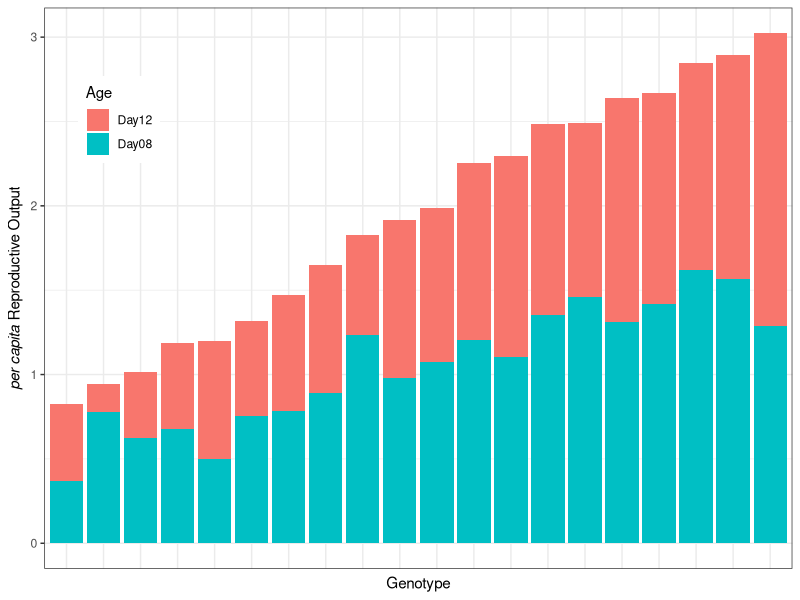
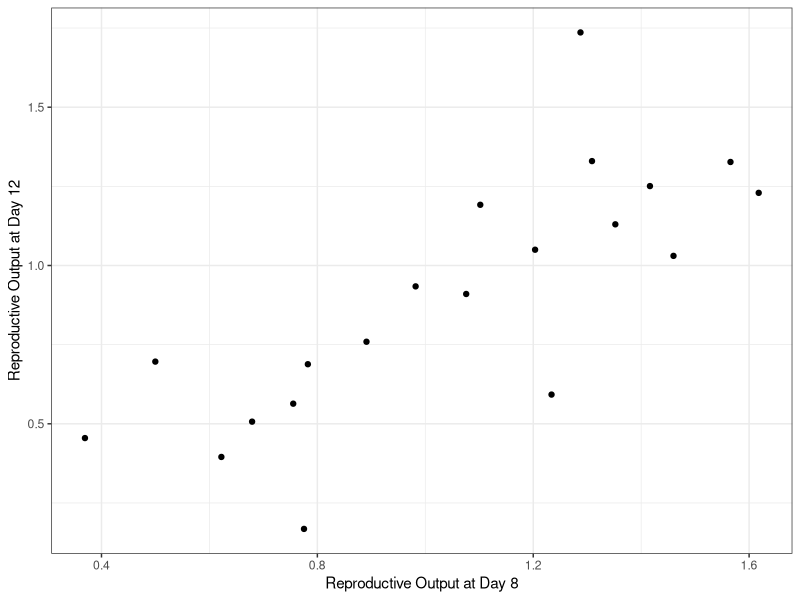

Write the R code that produced these figures, in order.
library(data.table)
library(tidyverse)

Fec<-fread("ReproductiveOutput_Raw.txt")
Fec[,PCF:=Fecundity/Interval/N]
Fec[,ReproductiveOutput:=sqrt(PCF)]

Fec<-Fec[Time!="Day04"]

shapiro.test(Fec$ReproductiveOutput)

Fec$Vial<-as.character(rep(1:99,2))

Fec08<-filter(Fec,Time=="Day08")
Fec12<-filter(Fec,Time=="Day12")

#######

anova(lm(ReproductiveOutput~Block+Genotype+Time+Vial,data=Fec))
## So vials contributes little variance
## It's OK if we take the average of the five replicate vials

#######

by_genotype<-group_by(Fec,Genotype,Time,Block) 
SumFec<-summarise(by_genotype,VialN=n(),MeanRO=mean(ReproductiveOutput,na.rm=TRUE),SdRO=sd(ReproductiveOutput,na.rm=TRUE))
SumFec<-data.table(SumFec)

## Substantial genetic variation 
anova(lm(MeanRO~Block+Genotype+Time,data=SumFec))

Short<-select(SumFec,Genotype,Block,Time,MeanRO)
Short<-spread(Short,Time,MeanRO)
colnames(Short)[3:4]<-c("RepOutput_Day08","RepOutput_Day12")
write.table(Short,"ReproductiveOutputInfo_Genotype20.txt",quote=F,sep="\t",row.names=F)

## Correlation between Day 8 and Day 12 reproductive output
cor.test(Short$RepOutput_Day08, Short$RepOutput_Day12)

############

## No block effects

fit<-lm(RepOutput_Day08~Block,data=Short)
summary(fit)

fit<-lm(RepOutput_Day12~Block,data=Short)
summary(fit)

## So experiment block doesn't contribute to much variation 

###########

## Plot to show variation 

Data<-Short
Data<-Data[,-2]
setDT(Data)[,TotalRO:=RepOutput_Day08+RepOutput_Day12]
Data_Ordered<-Data[order(TotalRO)]
setDT(Data_Ordered)[,GenotypeID:=sprintf("%03d",seq(1:20))]

colnames(Data_Ordered)[2:3]<-c("Day08","Day12")
Long<-gather(Data_Ordered, Age, RO, Day08:Day12)

pdf("ReproductiveOutput_Genotype20.pdf", width=8, height=4)
y_title<-expression(paste(italic("per capita")," Reproductive Output"))
ggplot(Long,aes(fill=factor(Age,levels=c("Day12","Day08")),y=RO,x=GenotypeID))+
  geom_bar(position="stack",stat="identity")+theme_bw()+
  theme(legend.position=c(0.1,0.8),axis.text.x=element_blank(),axis.ticks.x=element_blank())+xlab("Genotype")+
  ylab(y_title)+labs(fill="Age")
dev.off()

pdf("ReproductiveOutputCorrelation_Genotype20.pdf", width=3, height=3)
ggplot(Data,aes(x=RepOutput_Day08,y=RepOutput_Day12))+geom_point()+theme_bw()+
  xlab("Reproductive Output at Day 8")+ylab("Reproductive Output at Day 12")
dev.off()

############

## Day 08 reproductive output correlates with Day 12 reproductive output

cor.test(Data$RepOutput_Day08,Data$RepOutput_Day12)

